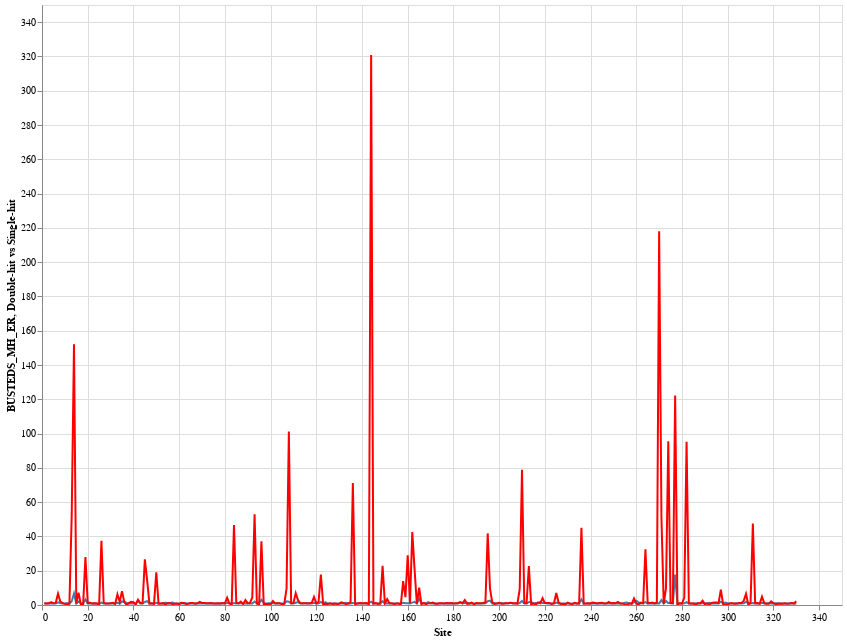

Notebook code for this chart:
### Code cell
source = df

line = alt.Chart(source).mark_line().encode(
    x='Site',
    y='BUSTEDS_MH_ER', 
).properties(
    width=800,
    height=600)

line1 =alt.Chart(source).mark_line(color="red").encode(
    x='Site',
    y='Double-hit vs Single-hit', 
).interactive()

# Plot
line + line1

### Figure 1 — Vega-Lite specification as saved in the notebook (floating-point values rounded to 4 significant figures; data arrays with more than 128 entries replaced by an {"elided": "..."} marker saying what was removed)
{"config": {"view": {"continuousWidth": 400, "continuousHeight": 300}}, "layer": [{"mark": "line", "encoding": {"x": {"type": "quantitative", "field": "Site"}, "y": {"type": "quantitative", "field": "BUSTEDS_MH_ER"}}, "height": 600, "width": 800}, {"mark": {"type": "line", "color": "red"}, "encoding": {"x": {"type": "quantitative", "field": "Site"}, "y": {"type": "quantitative", "field": "Double-hit vs Single-hit"}}, "selection": {"selector002": {"type": "interval", "bind": "scales", "encodings": ["x", "y"]}}}], "data": {"name": "data-65952d398c2b66cc08a8cbe404bd0c90"}, "$schema": "https://vega.github.io/schema/vega-lite/v4.8.1.json", "datasets": {"data-65952d398c2b66cc08a8cbe404bd0c90": {"elided": "330 records"}}}
